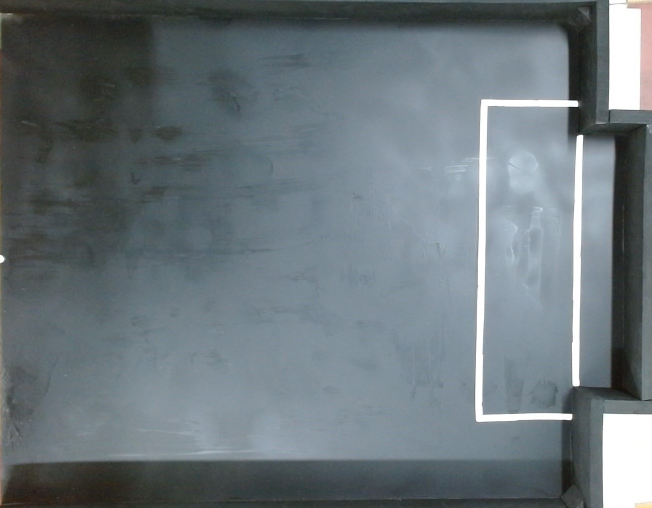
#> input picture cv_workspace/empty_field/crop_field.jpg, 1304 x 1016 px, found by its file name (shown at 1/2 size)
$ python coordinat.py
#> lines starting #> are read from the running program, lines starting #| are printed output that depends on the picture
# importing the module
import cv2
import numpy as np

CM_TO_PIXEL = 80 / 610
CM_TO_PIXEL_2 =100/ 793

CM_2_PIXEL=(CM_TO_PIXEL+CM_TO_PIXEL_2)/2
print(CM_TO_PIXEL)
print(CM_TO_PIXEL_2)

# function to display the coordinates of
# of the points clicked on the image

#resized
scale_percent = 60 # percent of original size

#  MAPPING FUNCTION

def click_event(event, x, y, flags, params):

   # checking for left mouse clicks
    if event == cv2.EVENT_LBUTTONDOWN:

         # displaying the coordinates
         # on the Shell
         x_cm = round(x * CM_2_PIXEL,2)
         y_cm = round(y * CM_2_PIXEL-40,2)
         print(x, ' ', y)

         # displaying the coordinates
         # on the image window
         font = cv2.FONT_HERSHEY_SIMPLEX
         cv2.circle(img,(x,y), 5, (0, 0, 255), -1)
         cv2.putText(img, str(x_cm) + ',' +str(y_cm), (x,y), font,1, (255, 0, 0), 2)
         cv2.imshow('image', img)


# driver function
if __name__=="__main__":

# reading the image
   img = cv2.imread('D:\BK-DOCS\Luan Van\lv_workspace\empty_field\crop_field.jpg', 1)
#> img is the input picture: shape (1016, 1304, 3); mean B, G, R 123.1, 117.7, 107.1
   width = int(img.shape[1] * scale_percent / 100)
#> width = 782
   height = int(img.shape[0] * scale_percent / 100)
#> height = 609
   dim = (width, height)
#> dim = (782, 609)

# resize image
   img=cv2.resize(img, dim, interpolation = cv2.INTER_AREA)
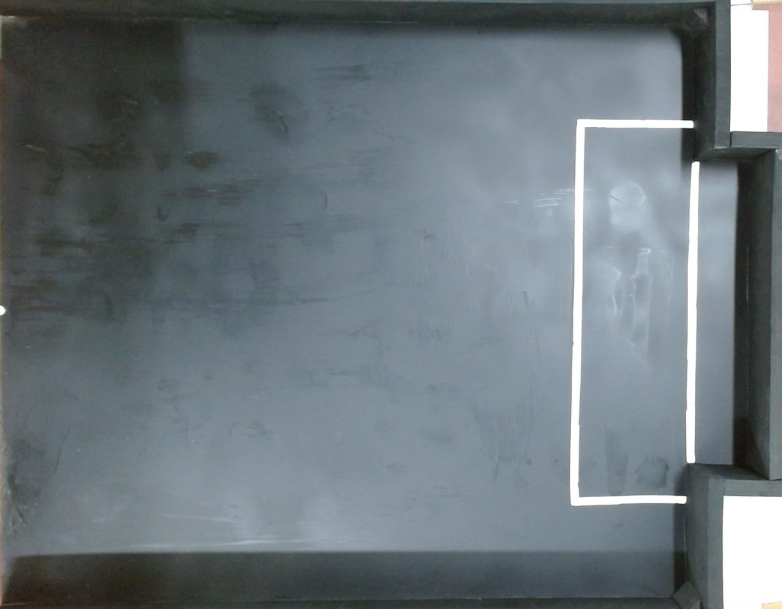
#> img: shape (609, 782, 3); mean B, G, R 123.1, 117.7, 107.1

 # displaying the image
   cv2.imshow('image', img)

 # setting mouse handler for the image
 # and calling the click_event() function
   cv2.setMouseCallback('image', click_event)

 # wait for a key to be pressed to exit
   cv2.waitKey(0)

 # close the window
cv2.destroyAllWindows()
print('Original Dimensions : ',img.shape)
#| Original Dimensions :  (609, 782, 3)

$ run again, with cv_workspace/empty_field/WIN_20220912_19_32_57_Pro.jpg copied over cv_workspace/empty_field/crop_field.jpg
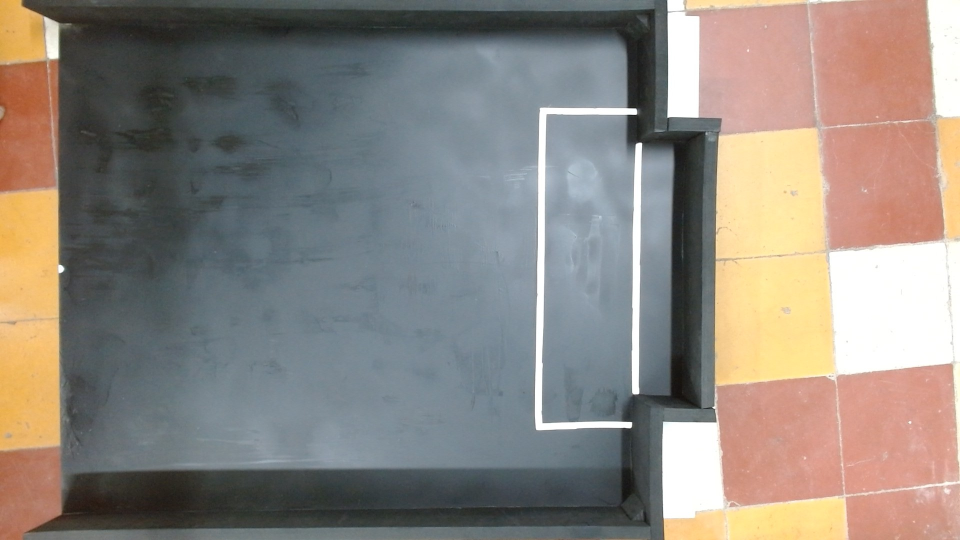
#> input picture cv_workspace/empty_field/WIN_20220912_19_32_57_Pro.jpg, 1920 x 1080 px, found by its file name (shown at 1/2 size)
#> img is the input picture: shape (1080, 1920, 3); mean B, G, R 127.2, 134.4, 141.6
#> `img=cv2.resize(img, dim, interpolation = cv2.INTER_AREA)`:
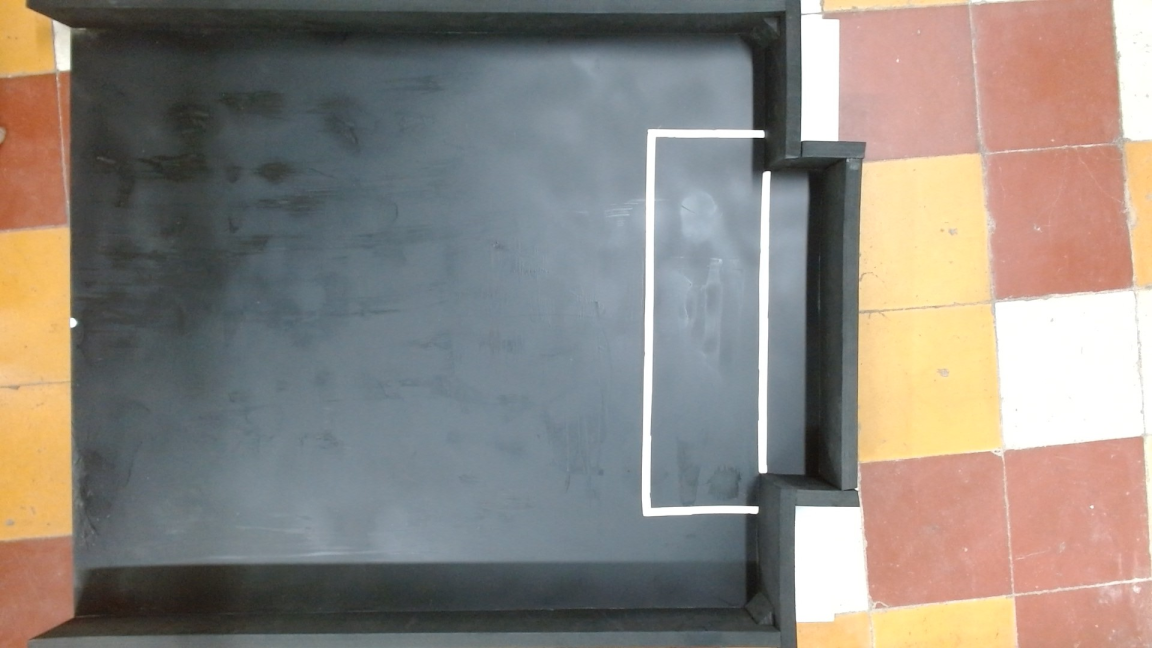
#> img: shape (648, 1152, 3); mean B, G, R 127.2, 134.4, 141.6
#| Original Dimensions :  (648, 1152, 3)

$ run again, with cv_workspace/empty_field/ball.jpg copied over cv_workspace/empty_field/crop_field.jpg
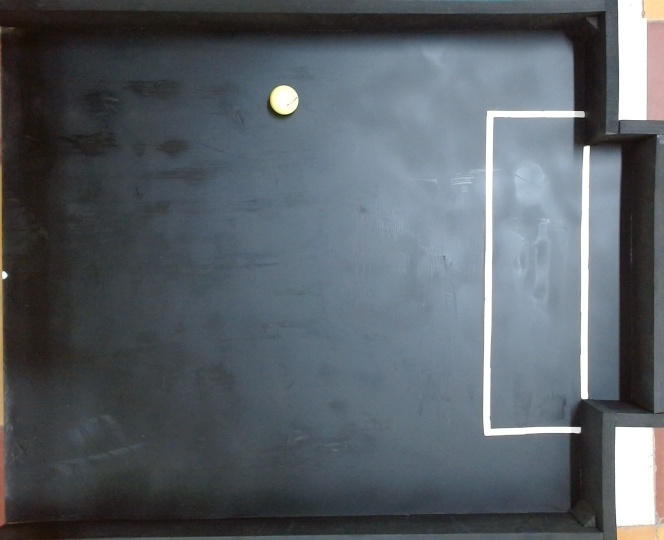
#> input picture cv_workspace/empty_field/ball.jpg, 1327 x 1080 px, found by its file name (shown at 1/2 size)
#> img is the input picture: shape (1080, 1327, 3); mean B, G, R 101.9, 95.5, 88.3
#> `img=cv2.resize(img, dim, interpolation = cv2.INTER_AREA)`:
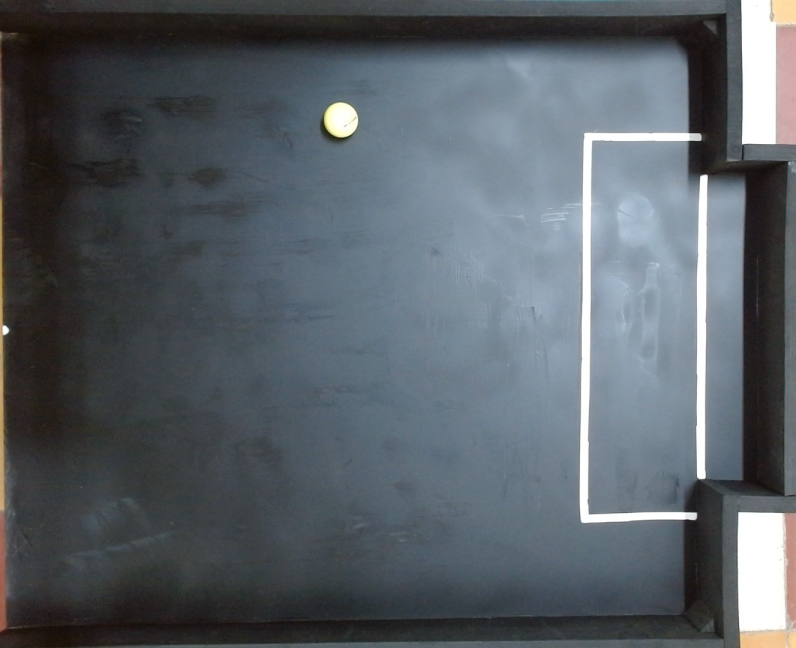
#> img: shape (648, 796, 3); mean B, G, R 101.9, 95.5, 88.3
#| Original Dimensions :  (648, 796, 3)
